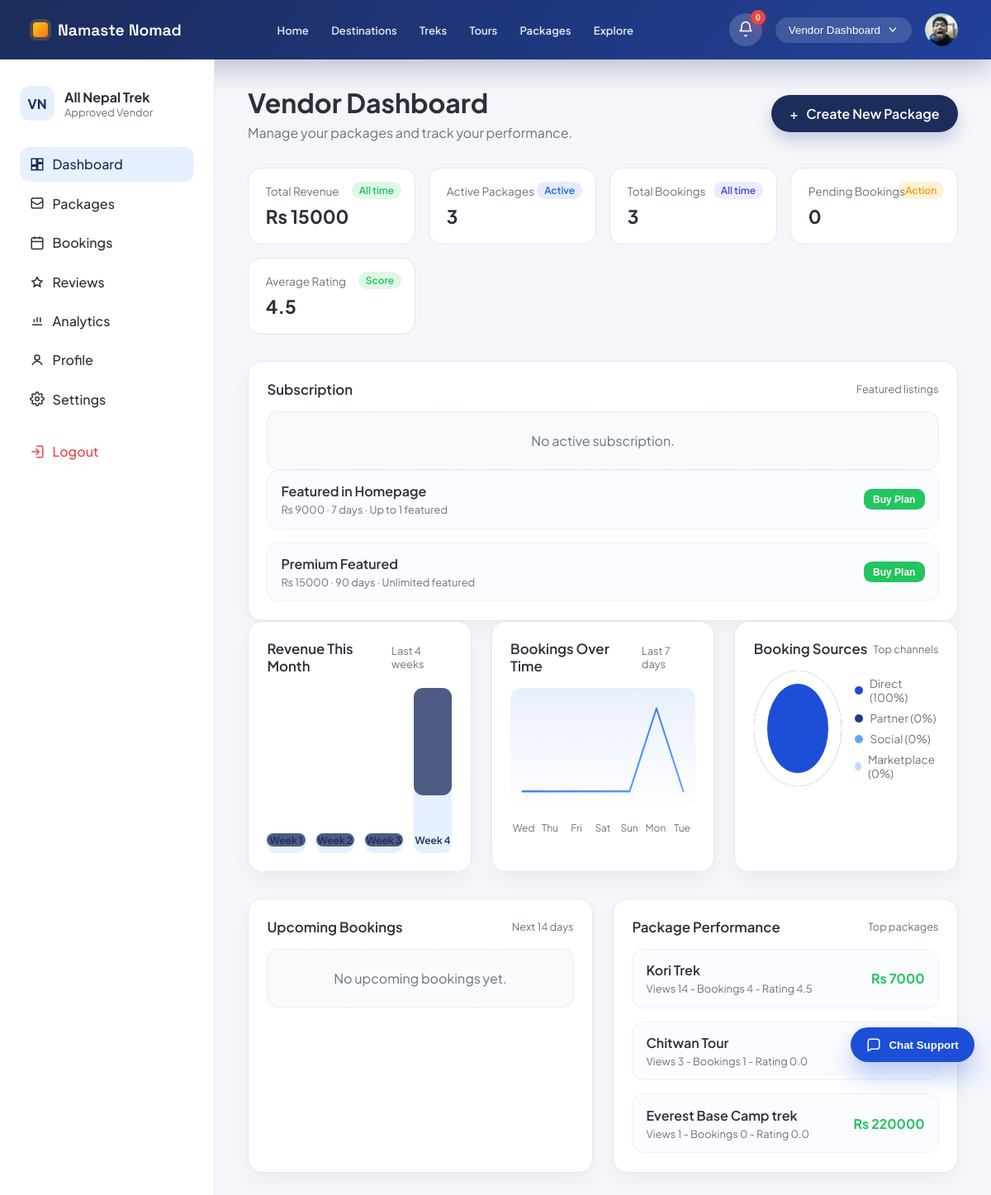
Page /accounts/vendor/dashboard/ (signed in) on the earlier database version.
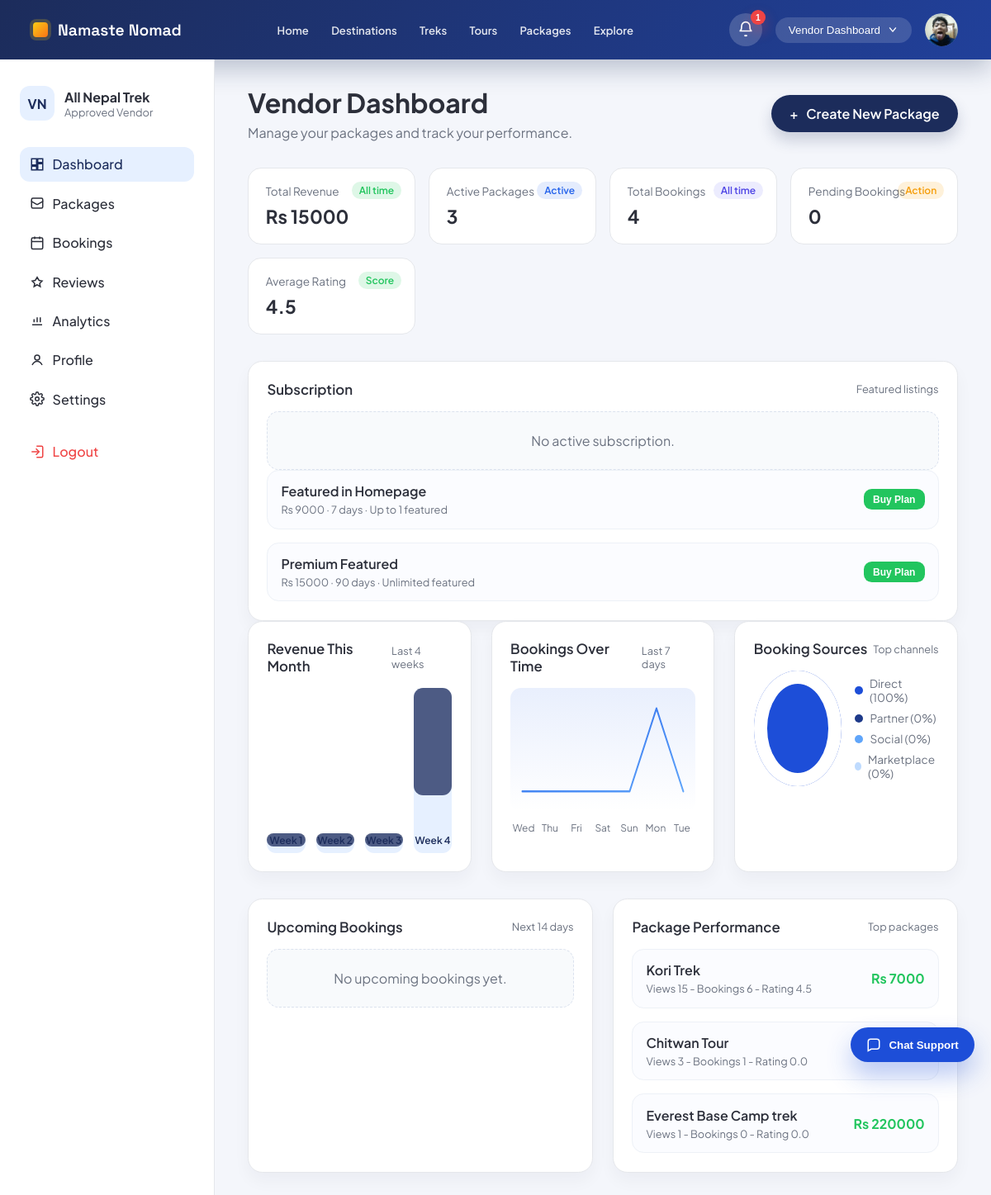
Same page on the later database version.
### core/models.py (models this page shows, shortened)
class Package(models.Model):
    DIFFICULTY_CHOICES = (
        ('easy', 'Easy'),
        ('moderate', 'Moderate'),
        ('challenging', 'Challenging'),
        ('expedition', 'Expedition'),
    )
    CATEGORY_TREK = 'TREK'
    CATEGORY_TOUR = 'TOUR'
    CATEGORY_CHOICES = (
        (CATEGORY_TREK, 'Trek'),
        (CATEGORY_TOUR, 'Tour'),
    )
    vendor = models.ForeignKey(
        settings.AUTH_USER_MODEL,
        on_delete=models.CASCADE,
        related_name='vendor_packages',
    )
    title = models.CharField(max_length=200)
    category = models.CharField(max_length=10, choices=CATEGORY_CHOICES, default=CATEGORY_TREK)
    location = models.CharField(max_length=120, blank=True)
    location_name = models.CharField(max_length=255, blank=True)
    latitude = models.FloatField(blank=True, null=True)
    longitude = models.FloatField(blank=True, null=True)
    description = models.TextField(blank=True)
    itinerary = models.TextField(blank=True)
    inclusions = models.TextField(blank=True)
    exclusions = models.TextField(blank=True)
    duration_days = models.PositiveSmallIntegerField(blank=True, null=True)
    difficulty = models.CharField(max_length=20, choices=DIFFICULTY_CHOICES, blank=True)
    group_size = models.PositiveSmallIntegerField(blank=True, null=True)
    available_slots = models.PositiveIntegerField(default=10)
    available_from = models.DateField(blank=True, null=True)
    available_until = models.DateField(blank=True, null=True)
    best_season = models.CharField(max_length=100, blank=True)
    image_url = models.URLField(blank=True)
    has_guide = models.BooleanField(default=False)
    includes_meals = models.BooleanField(default=False)
    includes_accommodation = models.BooleanField(default=False)
    includes_transport = models.BooleanField(default=False)
    includes_permits = models.BooleanField(default=False)
    price = models.DecimalField(
        max_digits=10,
        decimal_places=2,
        validators=[MinValueValidator(0)],
    )
    is_active = models.BooleanField(default=True)
    is_featured = models.BooleanField(default=False)
    views_count = models.PositiveIntegerField(default=0)
    created_at = models.DateTimeField(auto_now_add=True)

### accounts/views.py (the view)
# urls.py: path('vendor/dashboard/', views.vendor_dashboard, name='vendor_dashboard'),
@never_cache
@login_required(login_url='vendor_login')
def vendor_dashboard(request):
    if not _ensure_vendor(request):
        return redirect('vendor_login')
    vendor_profile = _get_vendor_profile(request.user)
    vendor_packages = Package.objects.filter(vendor=request.user)
    vendor_bookings = Booking.objects.filter(package__vendor=request.user)
    active_subscription = _get_active_subscription(request.user)
    featured_count = vendor_packages.filter(is_featured=True).count()
    featured_limit = active_subscription.max_featured_packages if active_subscription else None
    subscription_plans = VendorSubscriptionPlan.objects.filter(is_active=True).order_by('price', 'duration_days')
    total_revenue = vendor_bookings.filter(status='confirmed').aggregate(
        total=Sum('vendor_amount')
    )['total'] or 0
    active_packages = vendor_packages.filter(is_active=True).count()
    total_bookings = vendor_bookings.count()
    pending_bookings = vendor_bookings.filter(status='pending').count()
    average_rating = Review.objects.filter(package__vendor=request.user).aggregate(
        avg=Avg('rating')
    )['avg'] or 0
    today = timezone.now().date()
    weekly_revenue = []
    max_revenue = 0
    end = today
    periods = []
    for _ in range(4):
        start = end - timedelta(days=6)
        periods.append((start, end))
        end = start - timedelta(days=1)
    periods.reverse()
    for index, (start, end) in enumerate(periods, start=1):
        total = vendor_bookings.filter(
            status='confirmed',
            created_at__date__range=(start, end),
        ).aggregate(total=Sum('vendor_amount'))['total'] or 0
        total_value = float(total)
        max_revenue = max(max_revenue, total_value)
        weekly_revenue.append({
            'label': f'Week {index}',
            'value': total_value,
        })
    for entry in weekly_revenue:
        if max_revenue == 0:
            entry['percent'] = 12
        else:
            entry['percent'] = max(12, int((entry['value'] / max_revenue) * 100))
    daily_counts = []
    for i in range(6, -1, -1):
        day = today - timedelta(days=i)
        count = vendor_bookings.filter(created_at__date=day).count()
        daily_counts.append({
            'label': day.strftime('%a'),
            'value': count,
        })
    values = [item['value'] for item in daily_counts]
    max_value = max(values) if values else 0
    min_value = min(values) if values else 0
    width = 320
    height = 160
    padding_x = 10
    padding_y = 20
    step = (width - padding_x * 2) / max(len(values) - 1, 1)
    line_points = []
    for idx, value in enumerate(values):
        x = padding_x + idx * step
        if max_value == min_value:
            y = height / 2
        else:
            ratio = (value - min_value) / (max_value - min_value)
            y = height - padding_y - ratio * (height - padding_y * 2)
        line_points.append(f"{x:.0f},{y:.0f}")
    line_points_str = " ".join(line_points)
    source_totals = {key: 0 for key, _ in Booking.SOURCE_CHOICES}
    for row in vendor_bookings.values('source').annotate(count=Count('id')):
        source_totals[row['source']] = row['count']
    total_sources = sum(source_totals.values())
    source_order = ['direct', 'partner', 'social', 'marketplace']
    source_labels = dict(Booking.SOURCE_CHOICES)
    source_colors = {
        'direct': '#1d4ed8',
        'partner': '#1e3a8a',
        'social': '#60a5fa',
        'marketplace': '#bfdbfe',
    }
    source_breakdown = []
    current = 0
    segments = []
    for source in source_order:
        count = source_totals.get(source, 0)
        percent = (count / total_sources * 100) if total_sources else 0
        source_breakdown.append({
            'key': source,
            'label': source_labels.get(source, source.title()),
            'count': count,
            'percent': round(percent),
            'color': source_colors[source],
        })
        if percent > 0:
            next_point = current + percent
            segments.append(f"{source_colors[source]} {current:.1f}% {next_point:.1f}%")
            current = next_point
    if not segments:
        pie_gradient = "conic-gradient(#e5e7eb 0 100%)"
    else:
        if current < 100:
            segments.append(f"#e5e7eb {current:.1f}% 100%")
        pie_gradient = f"conic-gradient({', '.join(segments)})"
    upcoming_bookings = vendor_bookings.filter(
        travel_date__gte=today,
        travel_date__lte=today + timedelta(days=14),
    ).exclude(status='cancelled').order_by('travel_date')[:3]
    package_performance = vendor_packages.annotate(
        booking_count=Count('bookings'),
        avg_rating=Avg('reviews__rating'),
    ).order_by('-booking_count', '-views_count')[:3]
    return render(request, 'accounts/vendor_dashboard.html', {
        'vendor_profile': vendor_profile,
        'active_page': 'dashboard',
        'stats': {
            'total_revenue': float(total_revenue),
            'active_packages': active_packages,
            'total_bookings': total_bookings,
            'pending_bookings': pending_bookings,
            'average_rating': round(average_rating or 0, 1),
        },
        'active_subscription': active_subscription,
        'featured_count': featured_count,
        'featured_limit': featured_limit,
        'subscription_plans': subscription_plans,
        'weekly_revenue': weekly_revenue,
        'line_points': line_points_str,
        'daily_counts': daily_counts,
        'pie_gradient': pie_gradient,
        'source_breakdown': source_breakdown,
        'upcoming_bookings': upcoming_bookings,
        'package_performance': package_performance,
    })

### accounts/context_processors.py (called while the page is built)
def _safe_related(instance, relation_name):
    try:
        return getattr(instance, relation_name)
    except ObjectDoesNotExist:
        return None

def _display_name(user):
    full_name = user.get_full_name().strip()
    return full_name or user.username or user.email or 'Account'

def _avatar_url(user, user_type):
    if user_type == 'traveler':
        profile = _safe_related(user, 'traveler_profile')
        if profile and profile.avatar:
            return profile.avatar.url
    elif user_type == 'vendor':
        profile = _safe_related(user, 'vendor_profile')
        if profile and profile.logo:
            return profile.logo.url
    elif user_type == 'admin':
        profile = _safe_related(user, 'admin_profile')
        if profile and profile.avatar:
            return profile.avatar.url
    return ''

def _dashboard_url(user_type):
    if user_type == 'traveler':
        return reverse('traveler_home')
    if user_type == 'vendor':
        return reverse('vendor_dashboard')
    if user_type == 'admin':
        return reverse('admin_dashboard')
    return reverse('home')

### accounts/views.py (called while the page is built)
def _get_active_subscription(vendor):
    return VendorSubscription.active_for_vendor(vendor)

### accounts/templates/accounts/vendor_dashboard.html (shortened to what the changed rows need)
{% extends "accounts/vendor_base.html" %}
{% block content %}
<section class="hero">
    <div>
        <h1>Vendor Dashboard</h1>
    </div>
</section>
<section class="stats-grid">
    <div class="stat-card">
        <div class="stat-title">Total Bookings</div>
        <div class="stat-value">{{ stats.total_bookings }}</div>
        <span class="stat-chip purple">All time</span>
    </div>
</section>
<section class="cards-grid split">
    <div class="card list-card">
        <div class="package-list">
            {% if package_performance %}
                {% for package in package_performance %}
                    <div class="package-item">
                        <div>
                            <div class="package-name">{{ package.title }}</div>
                            <div class="package-meta">
                                Views {{ package.views_count }} - Bookings {{ package.booking_count }} - Rating {{ package.avg_rating|default:0|floatformat:1 }}
                            </div>
                        </div>
                        <div class="package-revenue">Rs {{ package.price|floatformat:0 }}</div>
                    </div>
                {% endfor %}
            {% else %}
                <div class="empty-state">No packages added yet.</div>
            {% endif %}
        </div>
    </div>
</section>
{% endblock %}

Differences in the rows shown:
changed Package "Kori Trek": views_count "14" → "15"; booking_count "4" → "6"
Other differences:
{{ notifications_unread_count|default:0 }}: "0" → "1"
{{ stats.total_bookings }}: "3" → "4"
